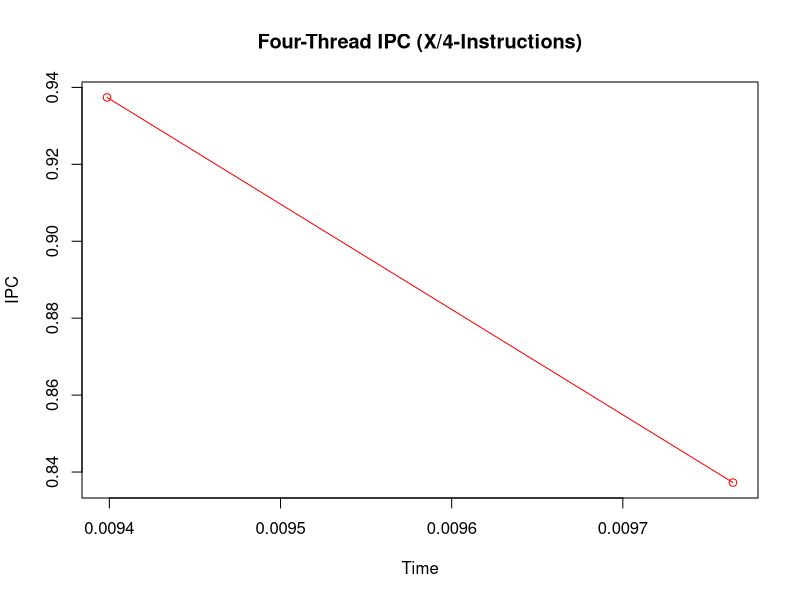
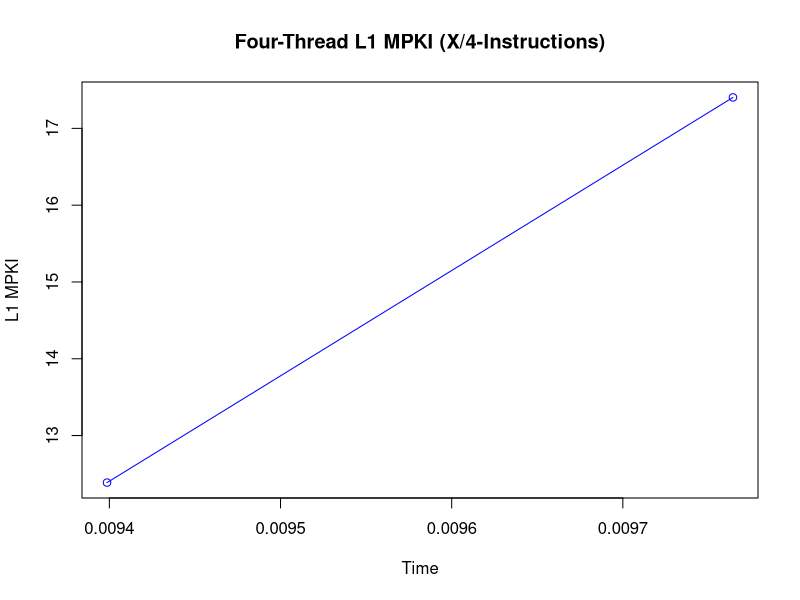
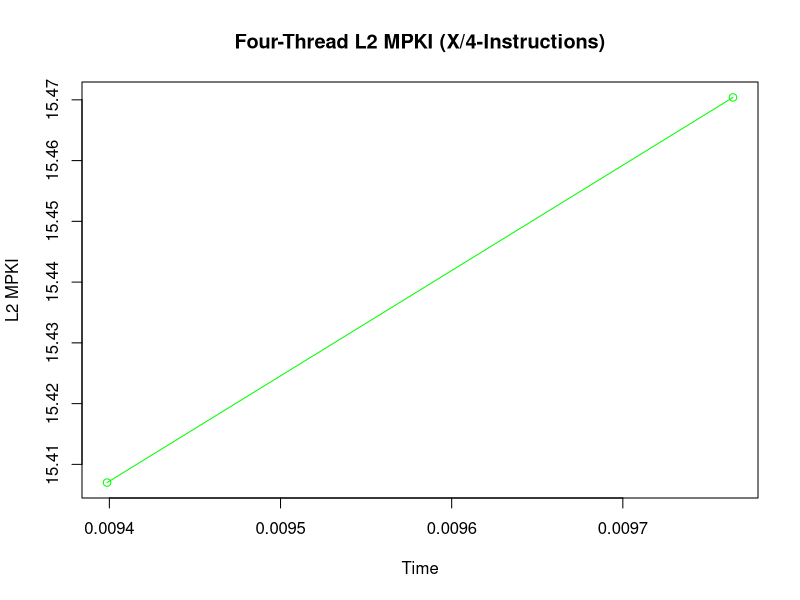
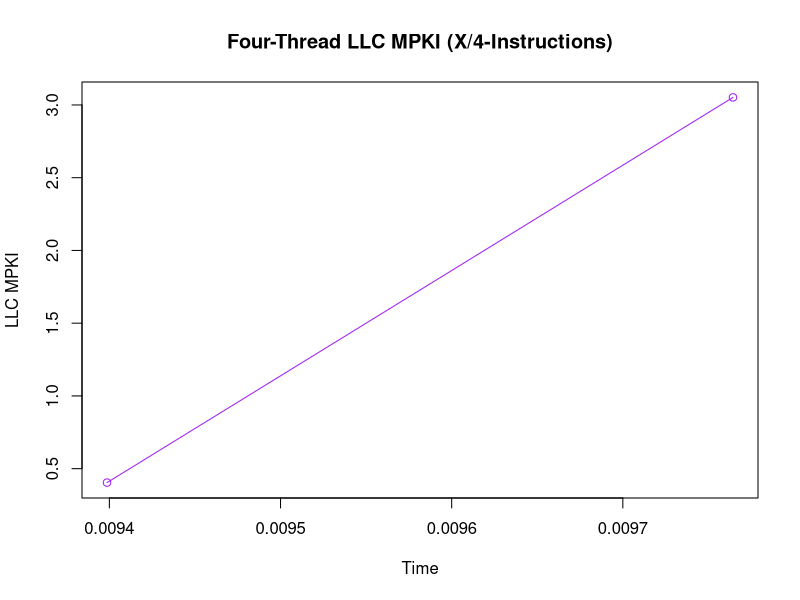
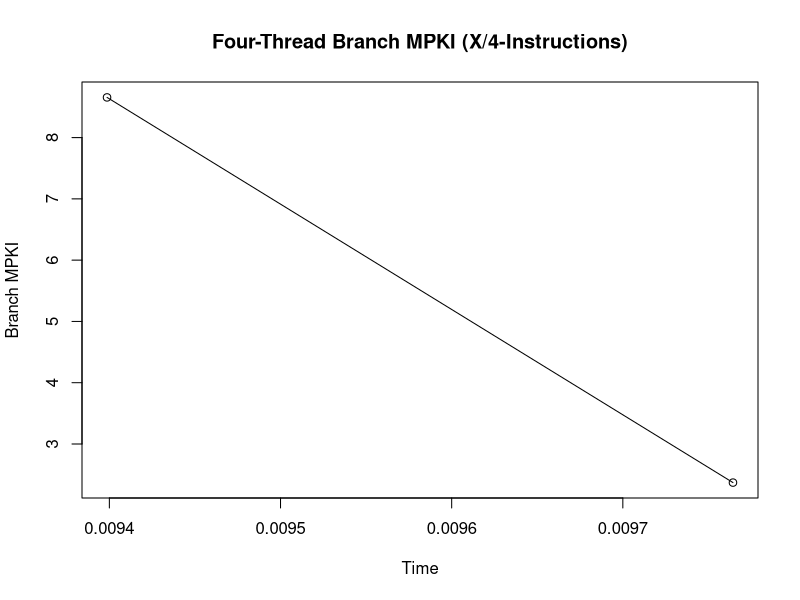

These figures' R source, in order:
#-----------------------------------------------------------------------------------------------------------------
# Four Thread (X/4)
#-----------------------------------------------------------------------------------------------------------------

data <- read.csv("four_thread_saliency_run_D4.csv")

data$Timestamp <- as.character(data$Timestamp)
data$Timestamp[which(data$Timestamp=="<not counted>")] <- "0"
data$Timestamp <- as.numeric(data$Timestamp)

data$instructions <- as.character(data$instructions)
data$instructions[which(data$instructions=="<not counted>")] <- "0"
data$instructions <- as.numeric(data$instructions)

data$cpu.cycles <- as.character(data$cpu.cycles)
data$cpu.cycles[which(data$cpu.cycles=="<not counted>")] <- "0"
data$cpu.cycles <- as.numeric(data$cpu.cycles)

data$L1.dcache.load.misses <- as.character(data$L1.dcache.load.misses)
data$L1.dcache.load.misses[which(data$L1.dcache.load.misses=="<not counted>")] <- "0"
data$L1.dcache.load.misses <- as.numeric(data$L1.dcache.load.misses)

data$l2_rqsts.miss <- as.character(data$l2_rqsts.miss)
data$l2_rqsts.miss[which(data$l2_rqsts.miss=="<not counted>")] <- "0"
data$l2_rqsts.miss <- as.numeric(data$l2_rqsts.miss)

data$LLC.load.misses <- as.character(data$LLC.load.misses)
data$LLC.load.misses[which(data$LLC.load.misses=="<not counted>")] <- "0"
data$LLC.load.misses <- as.numeric(data$LLC.load.misses)

data$branch.misses <- as.character(data$branch.misses)
data$branch.misses[which(data$branch.misses=="<not counted>")] <- "0"
data$branch.misses <- as.numeric(data$branch.misses)

#-----------------------------------------------------------------------------------------------------------------
# Four Thread IPC Plott (X/4)
#-----------------------------------------------------------------------------------------------------------------

IPC = data$instructions/data$cpu.cycles
plot(IPC ~ data$Timestamp, type="o", col="red", main="Four-Thread IPC (X/4-Instructions)", xlab="Time", ylab="IPC")
#par(new = TRUE) #Plots the next graph on the same graph

#-----------------------------------------------------------------------------------------------------------------
# Four Thread L1 MPKI Plot (X/4)
#-----------------------------------------------------------------------------------------------------------------

L2MPKI = (data$L1.dcache.load.misses)/(data$instructions/1000)
plot(L2MPKI ~ data$Timestamp, type="o", col="blue", main="Four-Thread L1 MPKI (X/4-Instructions)", xlab="Time", ylab="L1 MPKI")

#-----------------------------------------------------------------------------------------------------------------
# Four Thread L2 MPKI Plot (X/4)
#-----------------------------------------------------------------------------------------------------------------

L2MPKI = (data$l2_rqsts.miss)/(data$instructions/1000)
plot(L2MPKI ~ data$Timestamp, type="o", col="green", main="Four-Thread L2 MPKI (X/4-Instructions)", xlab="Time", ylab="L2 MPKI")

#-----------------------------------------------------------------------------------------------------------------
# Four Thread LLC MPKI Plot (X/4)
#-----------------------------------------------------------------------------------------------------------------

LLCMPKI = (data$LLC.load.misses)/(data$instructions/1000)
plot(LLCMPKI ~ data$Timestamp, type="o", col="purple", main="Four-Thread LLC MPKI (X/4-Instructions)", xlab="Time", ylab="LLC MPKI")

#-----------------------------------------------------------------------------------------------------------------
# Four Thread Branch MPKI Plot (X/4)
#-----------------------------------------------------------------------------------------------------------------

BranchMPKI= (data$branch.misses)/(data$instructions/1000)
plot(BranchMPKI ~ data$Timestamp, type="o", col="black", main="Four-Thread Branch MPKI (X/4-Instructions)", xlab="Time", ylab="Branch MPKI")

